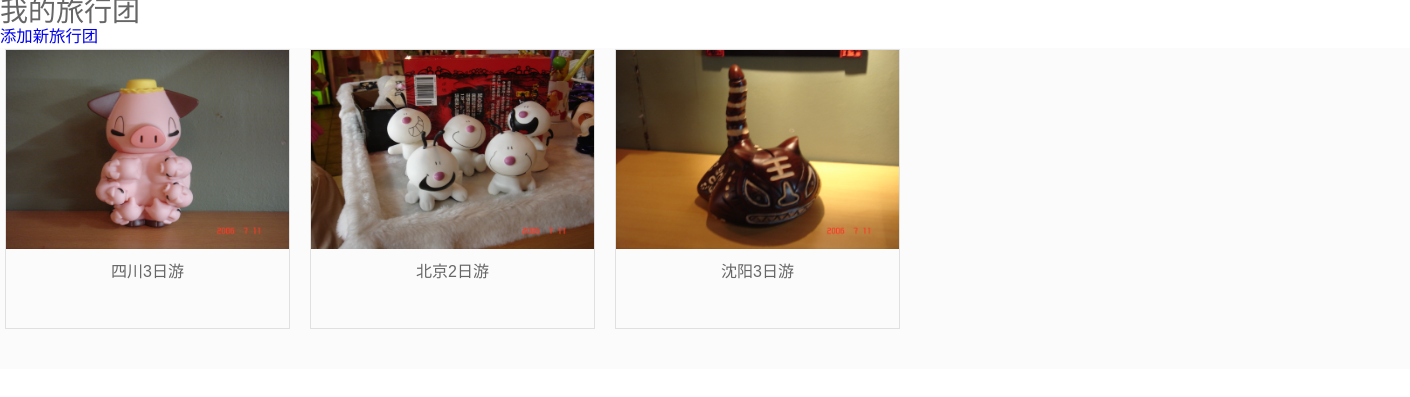
Page /topics/ (signed in) on the earlier database version.
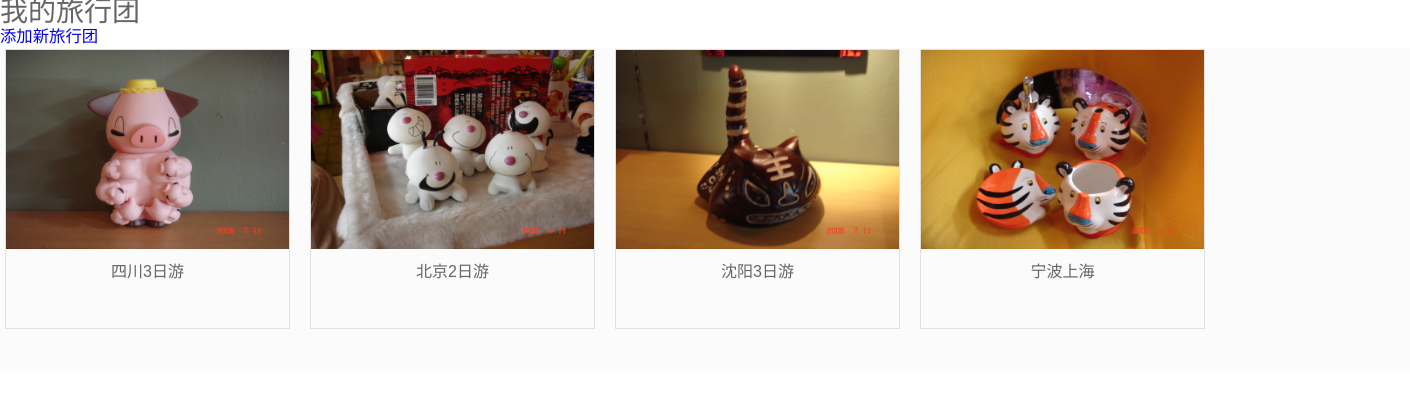
Same page on the later database version.
### learning_logs/models.py (models this page shows)
class Topic(models.Model):
    tour_name = models.CharField('旅行团名称', max_length=100)
    route1 = models.CharField('行程1', max_length=200, null=True, blank=True)
    route2 = models.CharField('行程2', max_length=200, null=True, blank=True)
    route3 = models.CharField('行程3', max_length=200, null=True, blank=True)
    route4 = models.CharField('行程4', max_length=200, null=True, blank=True)
    route5 = models.CharField('行程5', max_length=200, null=True, blank=True)
    date_added = models.DateField('建立时间', auto_now_add=True)
    date_start = models.DateField('出发日期')
    img = models.ImageField('图片', upload_to='img', max_length=200)
    img_name = models.CharField('图片名称', max_length=20,null=True, blank=True)
    text = models.CharField('旅行团备注', max_length=200, null=True, blank=True, default="")
    owner = models.ForeignKey(User, on_delete=models.CASCADE)
    def __str__(self):
        return self.tour_name
    class Meta:
        verbose_name = '旅行团'
        verbose_name_plural = '旅行团'

### learning_logs/views.py (the view)
# urls.py: path('topics/', views.topics, name='topics'),
@login_required
def topics(request):
    topics = Topic.objects.filter(owner=request.user).order_by('date_added')
    context = {'topics': topics}
    return render(request, 'learning_logs/topics.html', context)

### templates/learning_logs/topics.html (shortened to what this page needs)
{% load staticfiles %}
<!DOCTYPE html>
<html lang="en">
<head>
</head>
<body>
{% block header %}
    <h1>我的旅行团</h1>
    <h3><a href="{% url 'learning_logs:new_topic' %}">添加新旅行团 </a></h3>
{% endblock %}
<div class="mainC">
    <div class="mainC_wrap clearfix">
        <div class="auctionList_gorup marginB10 pstat">
            <ul class="clearfix">
                {% for topic in topics %}
                    <li>
                    <a href="{% url 'learning_logs:topic' topic.id %}">
                    <img src="{{ topic.img.url }}">
                        <h3 style="text-align: center;">{{ topic }}</h3>
                    </a>
                    </li>
                {% endfor %}
            </ul>
        </div>
    </div>
</div>
<link href="{% static 'learning_logs/list_files/style.css' %}" rel="stylesheet">
</body>
</html>

### learning_logs/static/learning_logs/list_files/style.css (style rules this page uses)
body, ul, li, span, p, font, div, fieldset, legend, img, input, form, h1, h2, h3, h4, h5, h6, h7, dl, dd, dt { margin: 0px; padding: 0px; }
img { border: 0px; }
a, link { text-decoration: none; }
.clearfix:after { visibility: hidden; display: block; font-size: 0; content: " "; clear: both; height: 0; }
.clearfix { *zoom: 1; }
ul, li, ol { white-space: normal; list-style: none; }
h1, h2, h3, em, i { font-weight: normal; font-style: normal; }
body { background-color: #FFF; color: #666666; font: 14px/24px Microsoft YaHei, Helvetica, sans-serif !important; }
.marginB10 { margin-bottom: 10px; }
.mainC { background-color: #fbfbfb; }
.mainC_wrap { width: 1400px; margin: 0 auto; background-color: #fbfbfb; padding: 1px 0 30px 0; position: relative; }
.auctionList_gorup { width: 1300px; overflow: hidden; }
.auctionList_gorup ul { width: 1250px; }
.auctionList_gorup li { width: 285px; height: 280px; float: left; margin-right: 20px; position: relative; }
.auctionList_gorup li a { display: block; width: 283px; height: 278px; border: 1px solid #e0e0e0; color: #666666; -webkit-transition: all 0.6s 0s ease-out; -moz-transition: all 0.6s 0s ease-out; -ms-transition: all 0.6s 0s ease-out; -o-transition: all 0.6s 0s ease-out; transition: all 0.6s 0s ease-out; }
.auctionList_gorup li h3 { font-size: 16px; padding: 4px 20px 10px 20px; }
.auctionList_gorup li img { width: 283px; height: 199px; }

Differences in the rows shown:
added Topic: img (picture), tour_name "宁波上海"
